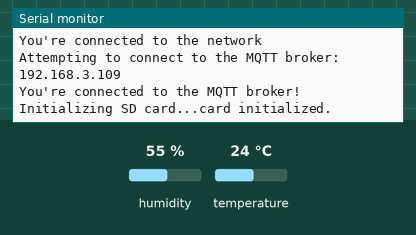
A sketch run on a simulated Arduino Uno R4 WiFi. Parts: the last lines printed to the serial monitor. Inputs (shaded band) come from the test bench; at power-on: humidity 55 %, temperature 24 °C. WiFi joins after 1.5 s; servers stay silent unless stated; storage starts empty; no MQTT or app messages arrive unless stated.

Above: at 2.7 s.
2.8 s: humidity set to 22 %
At 4.4 s:
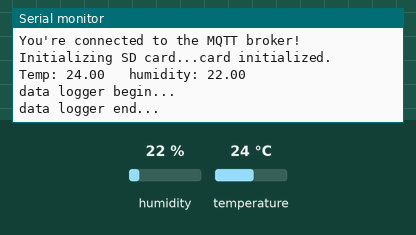
5.1 s: temperature set to 12 °C
6.6 s: humidity set to 40 %
At 8.1 s:
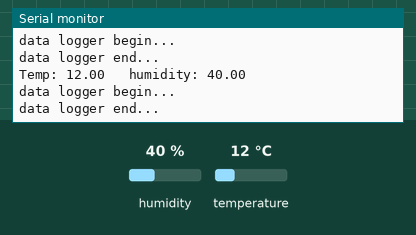

Measured:
- after the input at 2.8 s, the serial monitor: prints a new line after 0.82 s (image 1)
- after the input at 6.6 s, the serial monitor: prints a new line after 1.1 s (image 2)

The sketch:

Chapter_12_Arduino_UNO_R4_HA_sensors_data_logger.ino
```cpp
#include <ArduinoMqttClient.h>
#include <WiFiS3.h>
#include <DHT11.h>
#include <SD.h>
#include <SPI.h>

#include "arduino_secrets.h"

///////please enter your sensitive data in the Secret tab/arduino_secrets.h
char ssid[] = SECRET_SSID;  // your network SSID (name)
char pass[] = SECRET_PASS;  // your network password (use for WPA, or use as key for WEP)
/*
The circuit:
   DHT11 sensors on digital pin 7
   SD card attached to SPI bus as follows:
 ** MOSI - pin 11
 ** MISO - pin 12
 ** CLK - pin 13
 ** CS - pin 10
*/

#define DHT11PIN 7
DHT11 dht11(DHT11PIN);
// define cs pin
const int chipSelect = 10;   // pin 10 - CS pin

WiFiClient wifiClient;
MqttClient mqttClient(wifiClient);

const char broker[] = "192.168.3.109";
int port = 1883;

const char topic1[] = "can/temperature";
const char topic2[] = "can/humidity";

void setup() {
  pinMode(DHT11PIN, INPUT);
  // init serial port
  Serial.begin(9600);
  while (!Serial) {
    ;  // wait for serial port to connect. Needed for native USB port only
  }

  // attempt to connect to WiFi network:
  Serial.print("Attempting to connect to WPA SSID: ");
  Serial.println(ssid);
  while (WiFi.begin(ssid, pass) != WL_CONNECTED) {
    // failed, retry
    Serial.print(".");
    delay(1000);
  }
  Serial.print("IP address:");
  Serial.println(WiFi.localIP());
  Serial.println("You're connected to the network");
  Serial.println();

  // You can provide a unique client ID, if not set the library uses Arduino-millis()
  // Each client must have a unique client ID
  mqttClient.setId("uno_R4_01");

  // You can provide a username and password for authentication
  mqttClient.setUsernamePassword("jacky", "mypassword");

  Serial.print("Attempting to connect to the MQTT broker: ");
  Serial.println(broker);

  if (!mqttClient.connect(broker, port)) {
    Serial.print("MQTT connection failed! Error code = ");
    Serial.println(mqttClient.connectError());

    while (1) {
      if (!mqttClient.connect(broker, port)) {
        Serial.print("MQTT connection failed! Error code = ");
        Serial.println(mqttClient.connectError());
      };
      delay(1000);
    }
  }

  Serial.println("You're connected to the MQTT broker!");
  Serial.println();

  Serial.print("Initializing SD card...");
  // see if the card is present and can be initialized:
  if (!SD.begin(chipSelect)) {
    Serial.println("Card failed, or not present");
    // don't do anything more:
    while (1);
  }
  Serial.println("card initialized.");

}

void loop() {
  // call poll() regularly to allow the library to send MQTT keep alives which
  // avoids being disconnected by the broker
  mqttClient.poll();

  delay(1000);

  // read data from dht11
  float temperature = dht11.readTemperature();
  float humidity = dht11.readHumidity();
  Serial.print("Temp: ");
  Serial.print(temperature);
  Serial.print("\t humidity: ");
  Serial.println(humidity);
  // open the file. note that only one file can be open at a time,
  // so you have to close this one before opening another.
  File dataFile = SD.open("datalog.txt", FILE_WRITE);
  // if the file is available, write to it:
  if (dataFile) {
    Serial.println("data logger begin...");
    dataFile.print(temperature);
    dataFile.print(",");
    dataFile.println(humidity);
    dataFile.close();
    Serial.println("data logger end...");
  }
  // if the file isn't open, pop up an error:
  else {
    Serial.println("error opening datalog.txt");
  }

  mqttClient.beginMessage(topic1);
  mqttClient.print(temperature);
  mqttClient.endMessage();

  mqttClient.beginMessage(topic2);
  mqttClient.print(humidity);
  mqttClient.endMessage();
}
```

arduino_secrets.h
```cpp
#define SECRET_SSID "YOUR_WIFI_SSID"
#define SECRET_PASS "YOUR_WIFI_PASSWORD"
```
